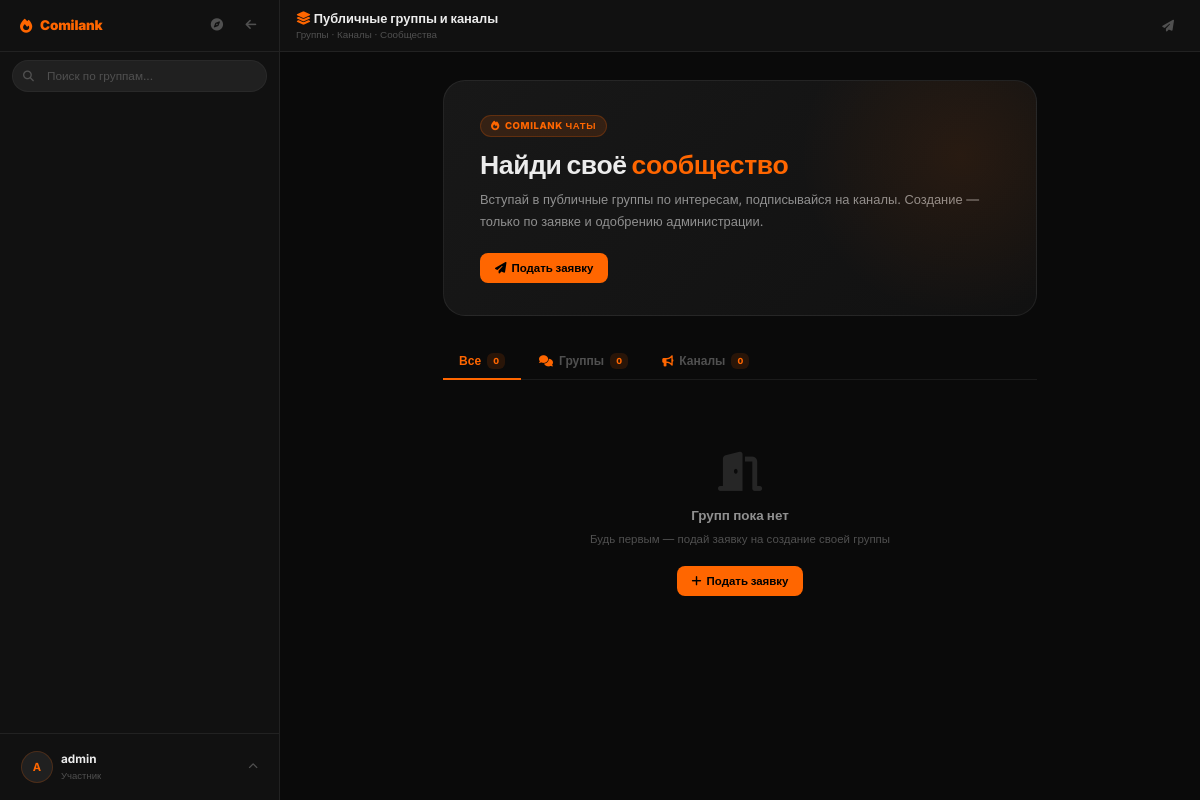
Before: /chat (signed in) with the older database file.
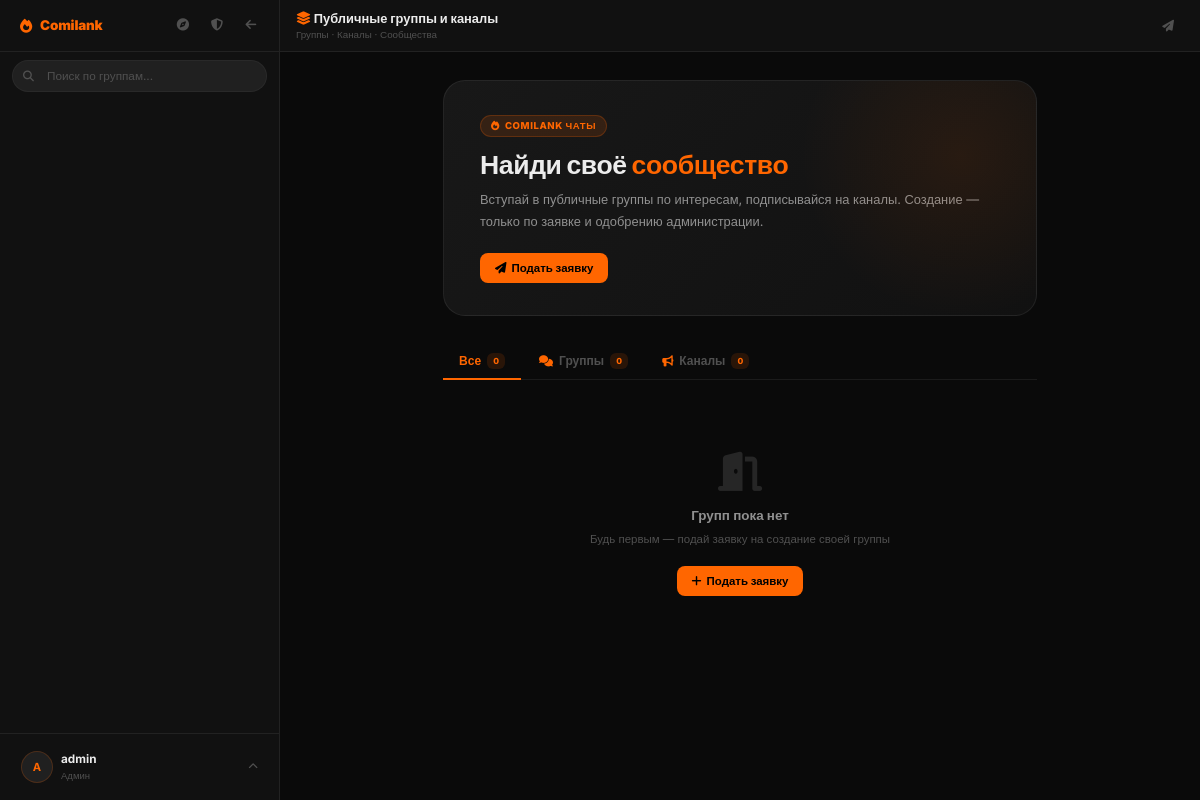
After: the same page with the newer database file.
### app.py (the view, shortened to what this page needs)
@app.route('/chat')
@app.route('/chat/<path:subpath>')
def chat_index(subpath=''):
    rooms = Room.query.filter_by(is_active=True, room_type='room').order_by(Room.id.desc()).all()
    channels = Room.query.filter_by(is_active=True, room_type='channel').order_by(Room.id.desc()).all()
    featured_rooms = Room.query.filter_by(is_active=True, is_featured=True).order_by(Room.id.desc()).all()
    my_rooms, my_apps, pending_apps, all_rooms_admin, join_reqs = [], [], [], [], []
    active_room, active_member, room_messages = None, None, []
    if current_user.is_authenticated:
        my_ids   = [m.room_id for m in current_user.room_memberships.all()]
        my_rooms = Room.query.filter(Room.id.in_(my_ids), Room.is_active == True).order_by(Room.id.desc()).all() if my_ids else []
        my_apps  = current_user.room_applications.order_by(RoomApplication.created_at.desc()).limit(10).all()
        if current_user.role >= 3:
            pending_apps   = RoomApplication.query.filter_by(status='pending').order_by(RoomApplication.created_at.asc()).all()
            all_rooms_admin= Room.query.order_by(Room.created_at.desc()).all()
    return render_template('chat.html',
        subpath=subpath,
        rooms=rooms, channels=channels,
        featured_rooms=featured_rooms,
        my_rooms=my_rooms, my_apps=my_apps,
        active_room=active_room, active_member=active_member,
        room_messages=room_messages,
        pending_apps=pending_apps, all_rooms_admin=all_rooms_admin,
        categories=ROOM_CATEGORIES, cat_label=_cat_label,
        now=datetime.utcnow())

### app.py (called while the page is built)
@login_manager.user_loader
def load_user(user_id):
    return User.query.get(int(user_id))

@app.before_request
def update_last_seen():
    if current_user.is_authenticated:
        from flask import g as _g
        _now = datetime.utcnow()
        _last = session.get('_ls_ts', 0)
        if _now.timestamp() - _last > 60:
            current_user.last_seen = _now
            db.session.commit()
            session['_ls_ts'] = _now.timestamp()

### templates/chat.html (shortened to what the changed rows need)
<!DOCTYPE html>
<html lang="ru">
<head>
<link rel="stylesheet" href="https://cdnjs.cloudflare.com/ajax/libs/font-awesome/6.4.0/css/all.min.css">
</head>
<body>
<div id="layout">
<div id="sidebar">
  <div class="sb-hd">
    <div class="sb-nav-btns">
      {% if current_user.is_authenticated %}
      {% if current_user.role >= 3 %}
      <button class="sb-ic-btn" onclick="showView('admin')" title="Модерация"><i class="fas fa-shield-alt"></i></button>
      {% endif %}
      {% endif %}
    </div>
  </div>
  {% if current_user.is_authenticated %}
  <div class="sb-footer">
    <div class="sb-user" onclick="toggleProfileDrawer()">
      <div>
        <div class="sb-user-name">{{ current_user.username }}</div>
        <div class="sb-user-role">
          {% if current_user.role >= 4 %}Суперадмин{% elif current_user.role >= 3 %}Админ{% elif current_user.role >= 2 %}Модератор{% else %}Участник{% endif %}
        </div>
      </div>
    </div>
  </div>
  {% endif %}
</div>
<div id="main">
<div class="view" id="viewCatalog">
  <div class="cat-page">
    <div class="hero-blk">
      <h1>Найди своё <em>сообщество</em></h1>
    </div>
  </div>
</div>
</div>
</div>
</body>
</html>

Changed rows visible on the page:
changed User "admin": role 0 → 3 (drawn)
Other visible differences:
text no longer shown: "Участник"
text now shown: "Админ"
